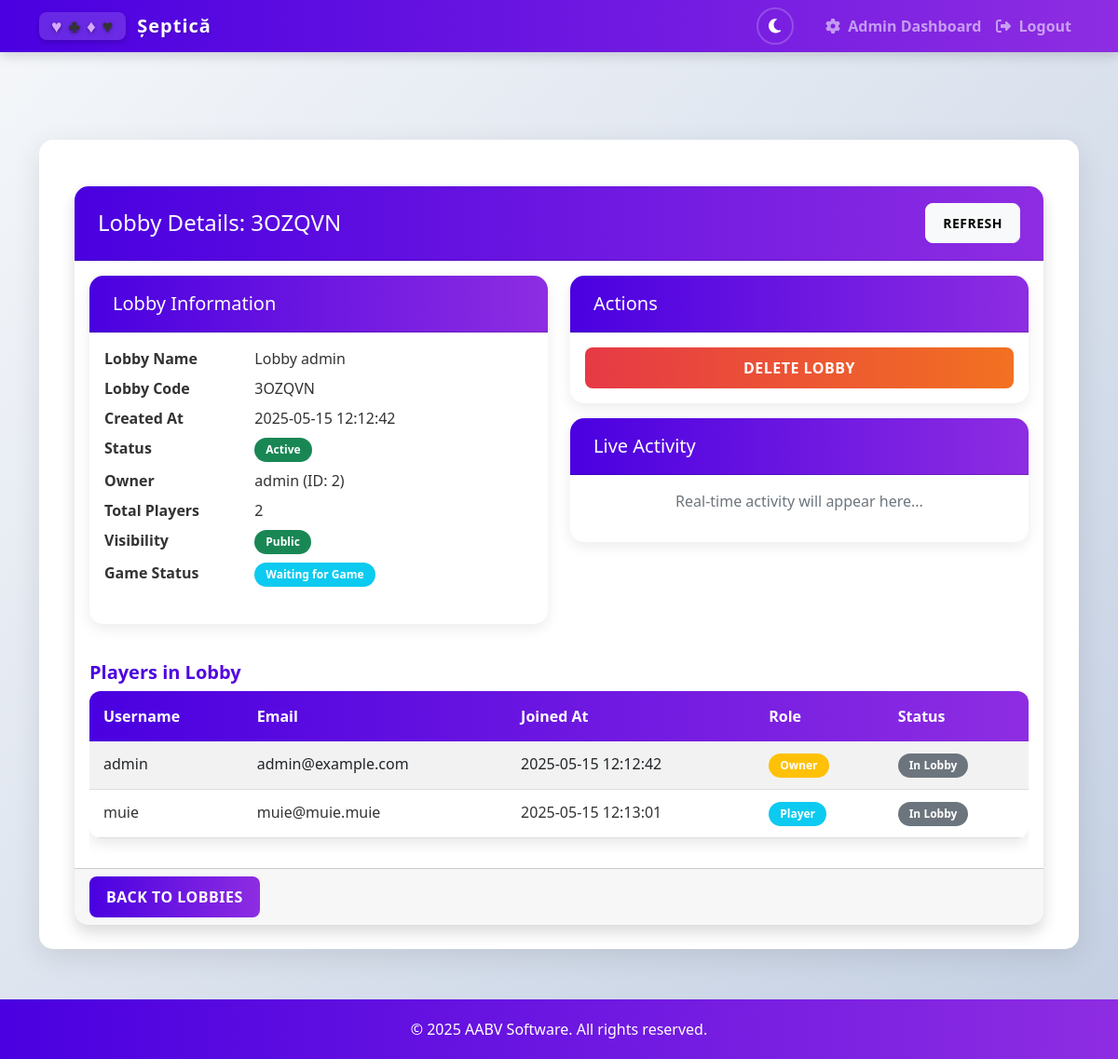
The page /admin/lobby/3OZQVN (signed in) on the database its author committed.
### app.py (models this page shows, shortened)
class Lobby(db.Model):
    id = db.Column(db.Integer, primary_key=True)
    code = db.Column(db.String(6), unique=True, nullable=False)
    name = db.Column(db.String(100), nullable=True)  # New field for lobby name
    created_at = db.Column(db.DateTime, default=datetime.utcnow)
    is_active = db.Column(db.Boolean, default=True)
    is_public = db.Column(db.Boolean, default=True)
    game_started = db.Column(db.Boolean, default=False)  # New field to track if game has started
    owner_id = db.Column(db.Integer, db.ForeignKey('user.id'), nullable=False)
    owner = db.relationship('User', foreign_keys=[owner_id])
    players = db.relationship('LobbyPlayer', back_populates='lobby', cascade='all, delete-orphan')
    @property
    def player_count(self):
        return len(self.players)

class User(db.Model):
    id = db.Column(db.Integer, primary_key=True)
    username = db.Column(db.String(80), unique=True, nullable=False)
    email = db.Column(db.String(120), unique=True, nullable=False)
    password = db.Column(db.String(200), nullable=False)
    created_at = db.Column(db.DateTime, default=datetime.utcnow)
    is_admin = db.Column(db.Boolean, default=False)
    lobby_players = db.relationship('LobbyPlayer', back_populates='user', cascade='all, delete-orphan')

class LobbyPlayer(db.Model):
    id = db.Column(db.Integer, primary_key=True)
    lobby_id = db.Column(db.Integer, db.ForeignKey('lobby.id'), nullable=False)
    user_id = db.Column(db.Integer, db.ForeignKey('user.id'), nullable=False)
    joined_at = db.Column(db.DateTime, default=datetime.utcnow)
    team = db.Column(db.Integer, default=0)  # 0 = unassigned, 1 = team 1, 2 = team 2
    lobby = db.relationship('Lobby', back_populates='players')
    user = db.relationship('User', back_populates='lobby_players')

### app.py (the view)
@app.route('/admin/lobby/<lobby_code>')
def admin_lobby_detail(lobby_code):
    if not session.get('is_admin', False):
        flash('You do not have permission to access this page!', 'error')
        return redirect(url_for('lobbies'))
    try:
        lobby = Lobby.query.filter_by(code=lobby_code).first()
        if not lobby:
            flash('Lobby not found!', 'error')
            return redirect(url_for('admin_lobbies'))
        return render_template('admin_lobby_detail.html', lobby=lobby)
    except Exception as e:
        logger.error(f"Error accessing lobby details: {e}")
        flash('An error occurred while retrieving lobby details.', 'error')
        return redirect(url_for('admin_lobbies'))

### templates/admin_lobby_detail.html (shortened to what this page needs)
{% extends "base.html" %}
{% block content %}
<div class="container mt-4">
    <div class="card shadow">
        <div class="card-header bg-info text-white d-flex justify-content-between align-items-center">
            <h4 class="mb-0">Lobby Details: {{ lobby.code }}</h4>
            <button id="refresh-lobby" class="btn btn-light btn-sm">
                 Refresh
            </button>
        </div>
        <div class="card-body">
            <div class="row">
                <div class="col-md-6">
                    <div class="card mb-3">
                        <div class="card-header bg-light">
                            <h5 class="mb-0">Lobby Information</h5>
                        </div>
                        <div class="card-body">
                            <dl class="row">
                                <dt class="col-sm-4">Lobby Name</dt>
                                <dd class="col-sm-8" id="lobby-name">{{ lobby.name or 'Lobby #' + lobby.code }}</dd>
                                <dt class="col-sm-4">Lobby Code</dt>
                                <dd class="col-sm-8">{{ lobby.code }}</dd>
                                <dt class="col-sm-4">Created At</dt>
                                <dd class="col-sm-8">{{ lobby.created_at.strftime('%Y-%m-%d %H:%M:%S') }}</dd>
                                <dt class="col-sm-4">Status</dt>
                                <dd class="col-sm-8" id="lobby-status">
                                    {% if lobby.is_active %}
                                        <span class="badge bg-success">Active</span>
                                    {% else %}
                                        <span class="badge bg-danger">Inactive</span>
                                    {% endif %}
                                </dd>
                                <dt class="col-sm-4">Owner</dt>
                                <dd class="col-sm-8" id="lobby-owner">{{ lobby.owner.username }} (ID: {{ lobby.owner.id }})</dd>
                                <dt class="col-sm-4">Total Players</dt>
                                <dd class="col-sm-8" id="player-count">{{ lobby.player_count }}</dd>
                                <dt class="col-sm-4">Visibility</dt>
                                <dd class="col-sm-8">
                                    {% if lobby.is_public %}
                                        <span class="badge bg-success">Public</span>
                                    {% else %}
                                        <span class="badge bg-secondary">Private</span>
                                    {% endif %}
                                </dd>
                                <dt class="col-sm-4">Game Status</dt>
                                <dd class="col-sm-8" id="game-status">
                                    {% if lobby.game_started %}
                                        <span class="badge bg-danger">Game In Progress</span>
                                    {% else %}
                                        <span class="badge bg-info">Waiting for Game</span>
                                    {% endif %}
                                </dd>
                            </dl>
                        </div>
                    </div>
                </div>
                <div class="col-md-6">
                    <div class="card mb-3">
                        <div class="card-header bg-light">
                            <h5 class="mb-0">Actions</h5>
                        </div>
                        <div class="card-body">
                            <form action="{{ url_for('admin_delete_lobby', lobby_code=lobby.code) }}" method="POST" class="d-grid gap-2">
                                <button type="submit" class="btn btn-danger">Delete Lobby</button>
                            </form>
                        </div>
                    </div>
                    <div class="card">
                        <div class="card-header bg-secondary text-white">
                            <h5 class="mb-0">Live Activity</h5>
                        </div>
                        <div class="card-body">
                            <div id="activity-log" style="max-height: 200px; overflow-y: auto;">
                                <p class="text-muted text-center">Real-time activity will appear here...</p>
                            </div>
                        </div>
                    </div>
                </div>
            </div>
            <h5 class="mt-4">Players in Lobby</h5>
            <div id="players-container">
                {% if lobby.players %}
                    <div class="table-responsive">
                        <table class="table table-striped table-hover">
                            <thead>
                                <tr>
                                    <th>Username</th>
                                    <th>Email</th>
                                    <th>Joined At</th>
                                    <th>Role</th>
                                    <th>Status</th>
                                </tr>
                            </thead>
                            <tbody id="players-table-body">
                                {% for player in lobby.players %}
                                <tr id="player-row-{{ player.user.id }}" data-user-id="{{ player.user.id }}" data-player-id="{{ player.user.id }}">
                                    <td>{{ player.user.username }}</td>
                                    <td>{{ player.user.email }}</td>
                                    <td>{{ player.joined_at.strftime('%Y-%m-%d %H:%M:%S') }}</td>
                                    <td>
                                        {% if player.user.id == lobby.owner_id %}
                                            <span class="badge bg-warning owner-badge">Owner</span>
                                        {% else %}
                                            <span class="badge bg-info">Player</span>
                                        {% endif %}
                                    </td>
                                    <td class="status-cell">
                                        {% if lobby.game_started %}
                                            <span class="badge bg-success">In Game</span>
                                        {% else %}
                                            <span class="badge bg-secondary">In Lobby</span>
                                        {% endif %}
                                    </td>
                                </tr>
                                {% endfor %}
                            </tbody>
                        </table>
                    </div>
                {% else %}
                    <div class="alert alert-info">
                        No players in this lobby.
                    </div>
                {% endif %}
            </div>
        </div>
        <div class="card-footer">
            <a href="{{ url_for('admin_lobbies') }}" class="btn btn-primary">Back to Lobbies</a>
        </div>
    </div>
</div>
{% endblock %}

### static/css/style.css (style rules this page uses)
:root { --primary-color: #4a00e0; --primary-color-rgb: 74, 0, 224; --secondary-color: #8e2de2; --secondary-color-rgb: 142, 45, 226; --accent-color: #ff6b6b; --light-accent: #ffb347; --success-color: #02c39a; --danger-color: #e63946; --warning-color: #f9c74f; --light-bg: #f0f2f5; --card-color: #ffffff; --text-color: #333333; --text-light: #6c757d; --body-bg: linear-gradient(135deg, #f5f7fa 0%, #c3cfe2 100%); --navbar-bg: linear-gradient(90deg, var(--primary-color), var(--secondary-color)); --footer-bg: rgba(255, 255, 255, 0.9); --footer-text: #6c757d; --input-bg: #fff; --input-border: #ced4da; --hearts: #e74c3c; --diamonds: #e67e22; --clubs: #2c3e50; --spades: #34495e; --card-border: #ddd; --card-shadow: rgba(0, 0, 0, 0.1); }
html { background: var(--body-bg); }
body { background: var(--body-bg); font-family: 'Segoe UI', Tahoma, Geneva, Verdana, sans-serif; color: var(--text-color); transition: background 0.3s ease, color 0.3s ease; padding-top: 56px; }
.card { border: none; border-radius: 15px; overflow: hidden; transition: transform 0.3s, box-shadow 0.3s; background: var(--card-color); box-shadow: 0 5px 15px rgba(0, 0, 0, 0.08); }
.card-header { padding: 18px 25px; background: linear-gradient(90deg, var(--primary-color), var(--secondary-color)); color: white; font-weight: 600; }
.btn { border-radius: 8px; padding: 10px 18px; font-weight: 600; transition: all 0.3s; text-transform: uppercase; letter-spacing: 0.5px; }
.btn-primary { background: linear-gradient(90deg, var(--primary-color), var(--secondary-color)); border: none; }
.btn-danger { background: linear-gradient(90deg, var(--danger-color), #f27121); border: none; }
table.table { border-radius: 12px; overflow: hidden; box-shadow: 0 5px 15px var(--card-shadow); border-collapse: separate; border-spacing: 0; background-color: var(--card-color); color: var(--text-color); transition: all 0.3s ease; }
thead { background: linear-gradient(90deg, var(--primary-color), var(--secondary-color)); color: white; }
th { padding: 15px !important; font-weight: 600; border: none !important; }
td { padding: 12px 15px !important; border-color: var(--card-border) !important; }
tbody tr { transition: all 0.2s; }
.badge { padding: 7px 12px; border-radius: 50px; font-weight: 600; }

### rows shown on the page
Lobby: code "3OZQVN", name "Lobby admin", created_at "2025-05-15 12:12:42"
User: owner.username "admin", owner.id "2"
LobbyPlayer: user.username "admin", user.email "admin@example.com", joined_at "2025-05-15 12:12:42", shows "Owner"
LobbyPlayer: user.username "muie", user.email "muie@muie.muie", joined_at "2025-05-15 12:13:01", shows "Player"

### other values the page prints
{{ lobby.player_count }} "2"
